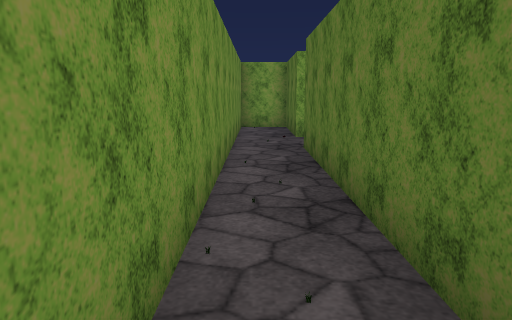
view 1 (above)

24 first-person views from a walk through a 3-D level made in the Unity game engine. The camera is 1.43 m above the floor, tilts 10° down and sees 70° across. The floor is counted in squares, 1.36 m on a side. Each view is taken from the middle of a square. On the plan, view 1 faces up. The plan holds only what a view shows up to about 13 squares ahead; the rest is blank. The place goes on beyond the plan. The player is left out. Surface patterns are stand-ins for the level's own textures.

view 2
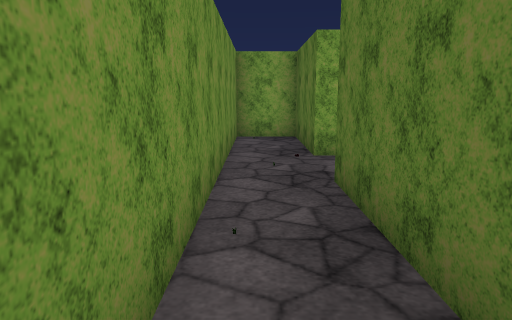

view 3
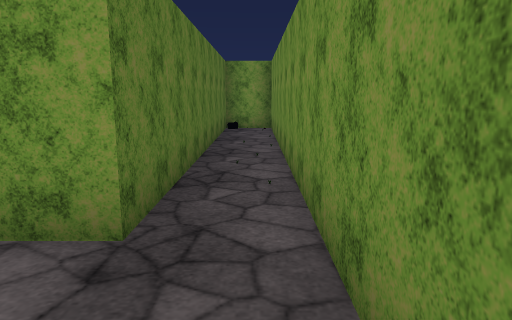

view 4
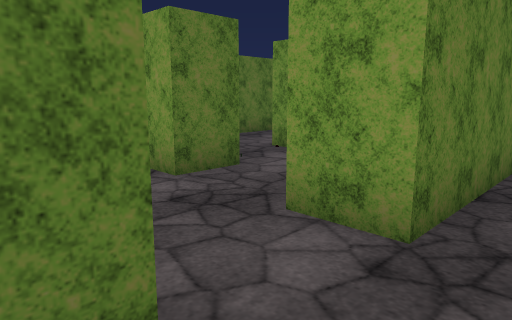

view 5
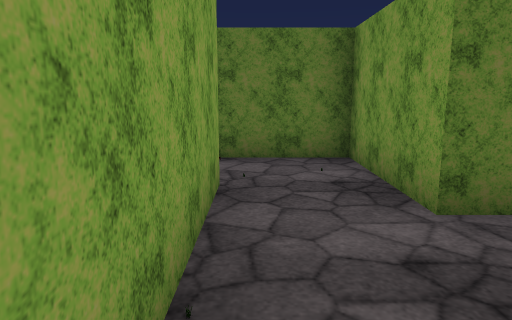

view 6
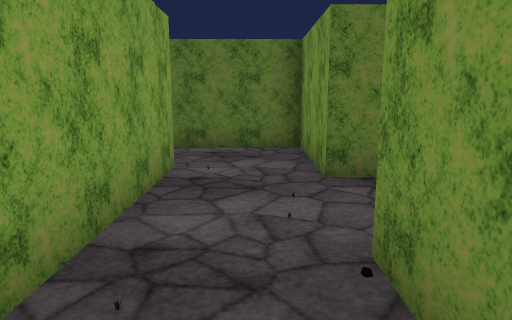

view 7
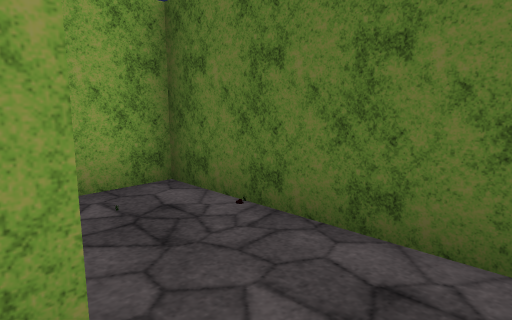

view 8
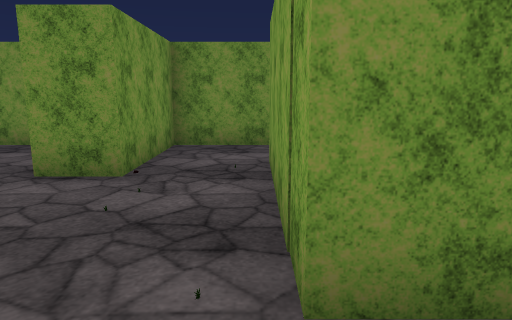

view 9
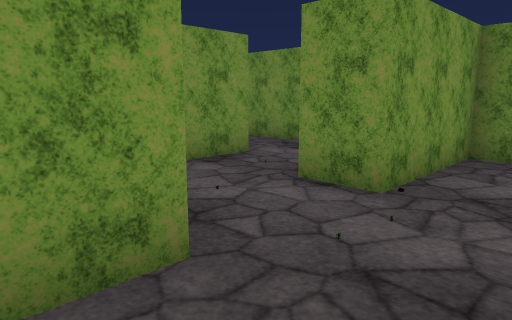

view 10
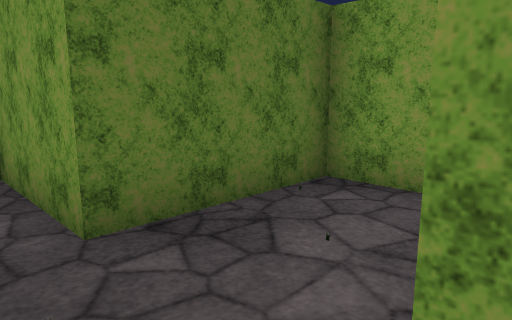

view 11
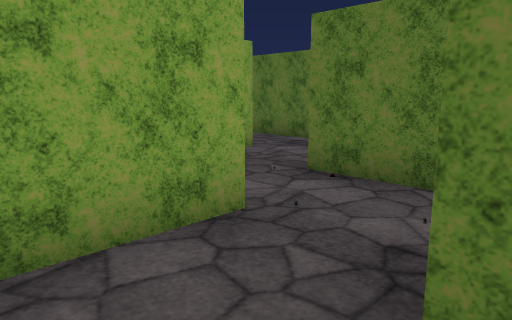

view 12
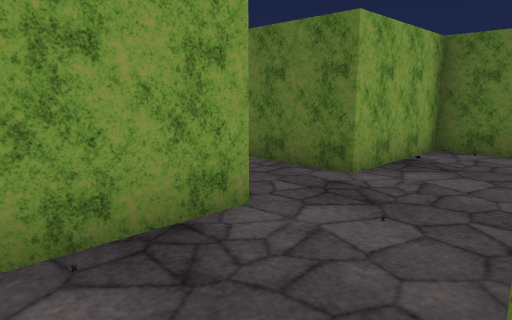

view 13
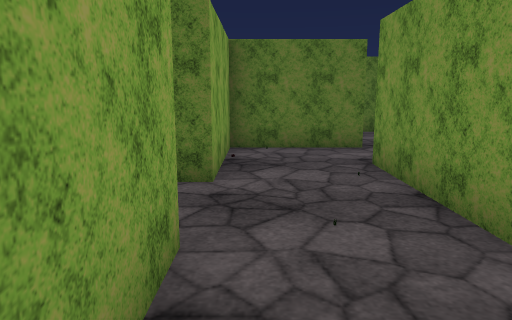

view 14
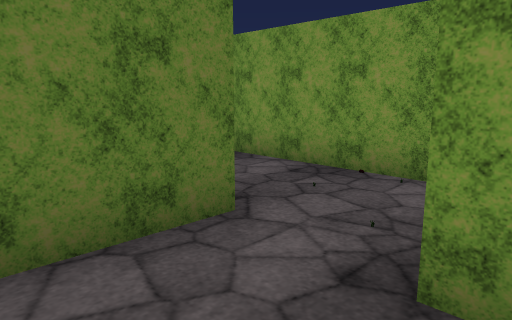

view 15
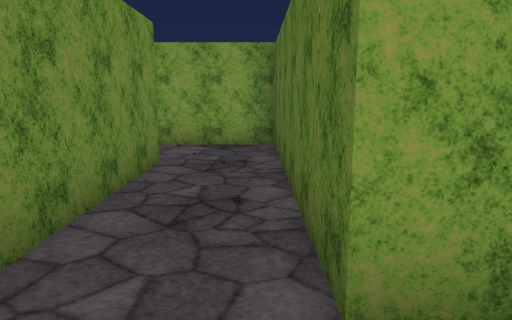

view 16
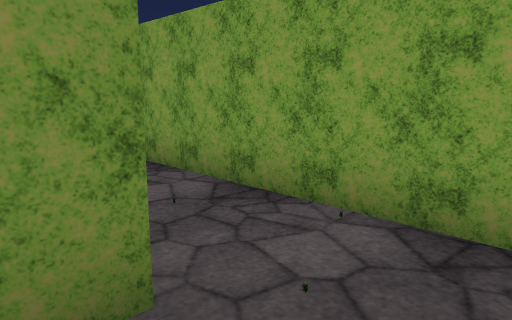

view 17
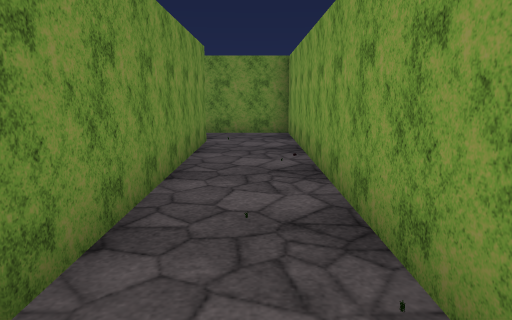

view 18
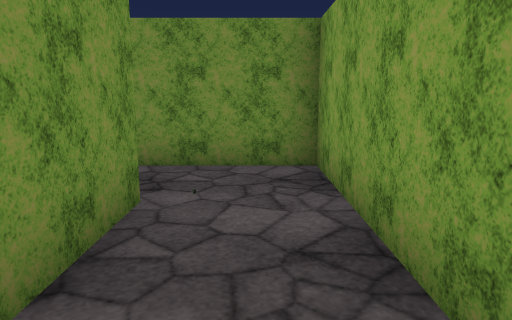

view 19
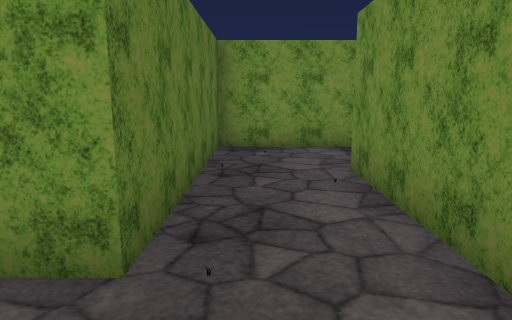

view 20
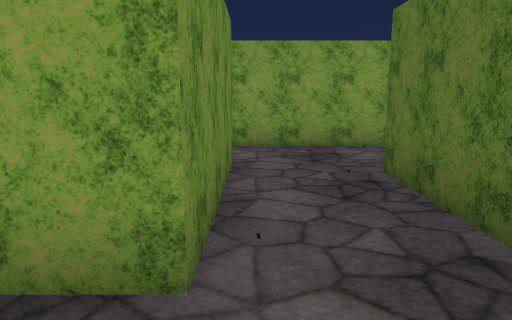

view 21
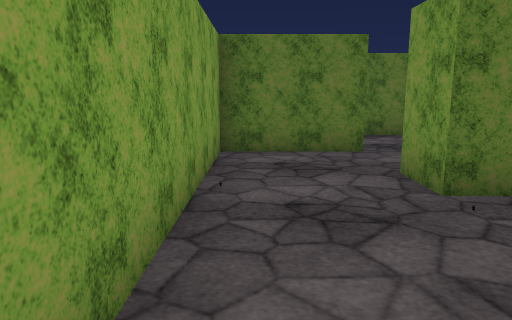

view 22
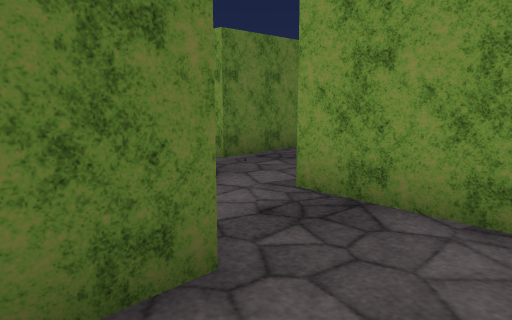

view 23
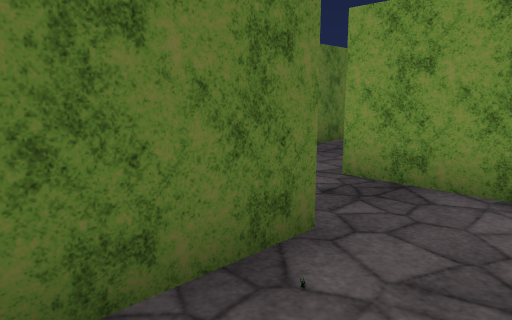

view 24
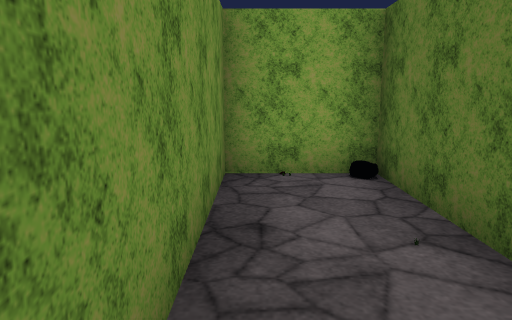

### Floor plan
Key: @ floor where view 1 was taken; # wall or solid block; . floor; O other object.
Columns run from 1 left of view 1 to 23 right of it. Each row starts with its distance up from view 1.
 19 ################
 18 #.......O.O.#..#
 17 #..#######..#..#
 16 #.       #..#.O#######
 15          #..#........#
 14          #..#........#
 13 ###    ###..####.O##.#
 12 #.#    .O......#..#  ...#
 11 #.#    ...O....#O.#    .#
 10 #.#####.#####..#..#
  9 #...O...#####O....#
  8 #.......# ..#.....#
  7 #.##..####..#######
  6 #O##..####..#
  5 #.##...OO...#
  4 #.#####..####
  3 #.#   #O.#
  2 #O# .....#
  1 #.##.#####
  0 #@##.
 -1 #.##
 -2 ###

Positions as (right, up) in squares from view 1, and headings:
1: (0, 0), facing up
2: (0, 3), facing up
3: (0, 10), facing down
4: (0, 10), facing down-right
5: (1, 9), facing right
6: (3, 5), facing right
7: (8, 5), facing up-right
8: (10, 6), facing left
9: (9, 6), facing down-left
10: (5, 5), facing down-right
11: (3, 7), facing up-right
12: (6, 10), facing up-right
13: (6, 12), facing right
14: (11, 12), facing down-right
15: (10, 11), facing up
16: (10, 16), facing up-left
17: (10, 18), facing left
18: (5, 18), facing left
19: (16, 15), facing down
20: (15, 8), facing up
21: (13, 15), facing right
22: (12, 17), facing down-right
23: (12, 18), facing down-right
24: (12, 14), facing up
